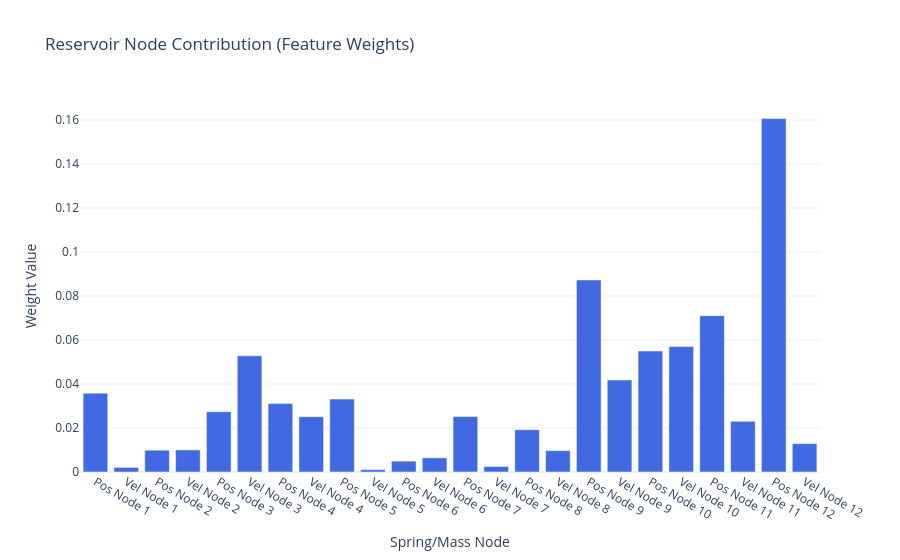
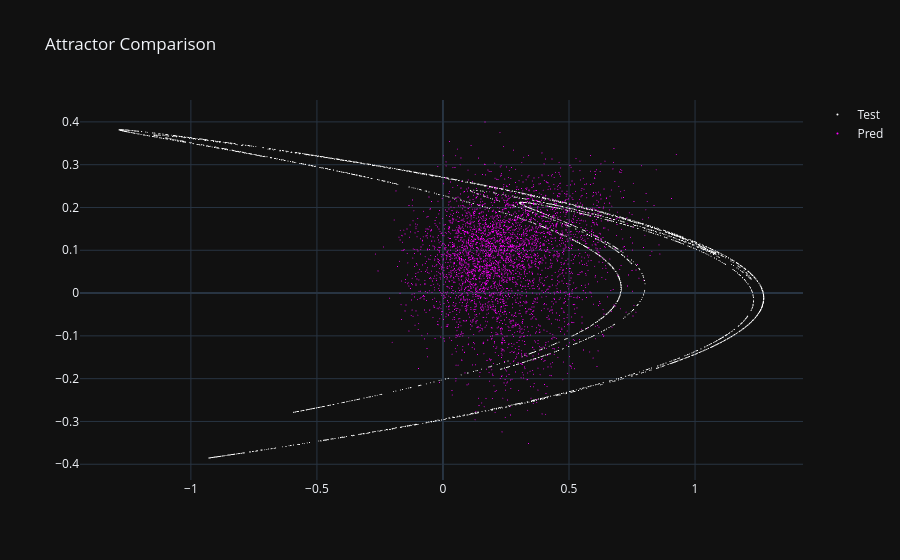
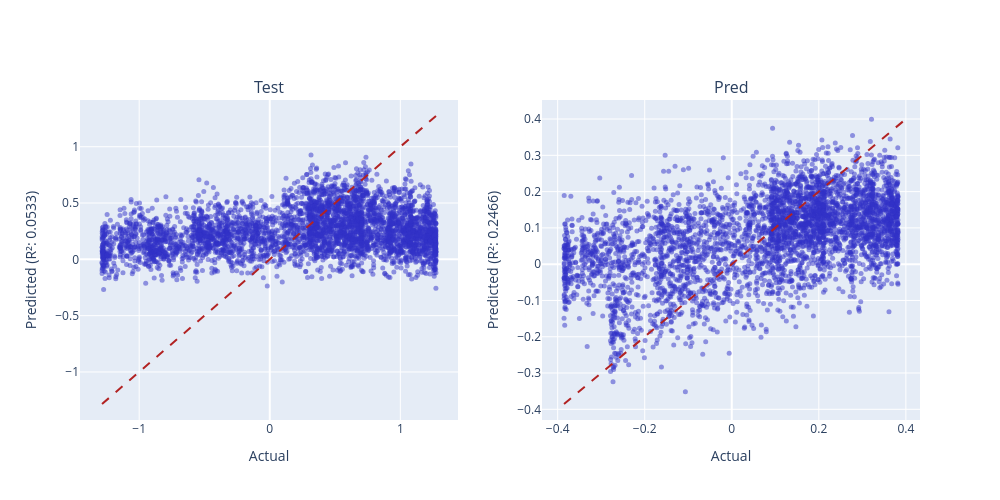

The code cell stored with these charts, in order, in its notebook:
### Code cell
Y_test, Y_pred = hyper_param_input(study.best_trials[0].params["input_force"])
weight_plot(np.linalg.norm(model.coef_, axis=0)).show()
henon_plot([Y_test, Y_pred]).show()
r_2_plots_grid(Y_test, Y_pred, ["Test", "Pred"]).show()
spring_animation(
    displacement,
    nodes_pos,
    connections_list,
    10,
    highlighted_nodes=target_nodes,
    external=True,
).show()

### Figure 1 — Plotly figure (JSON) as saved in the notebook; plotly's stock layout.template omitted (floating-point values rounded to 4 significant figures)
{"data": [{"marker": {"color": ["royalblue", "royalblue", "royalblue", "royalblue", "royalblue", "royalblue", "royalblue", "royalblue", "royalblue", "royalblue", "royalblue", "royalblue", "royalblue", "royalblue", "royalblue", "royalblue", "royalblue", "royalblue", "royalblue", "royalblue", "royalblue", "royalblue", "royalblue", "royalblue"]}, "type": "bar", "x": ["Pos Node 1", "Vel Node 1", "Pos Node 2", "Vel Node 2", "Pos Node 3", "Vel Node 3", "Pos Node 4", "Vel Node 4", "Pos Node 5", "Vel Node 5", "Pos Node 6", "Vel Node 6", "Pos Node 7", "Vel Node 7", "Pos Node 8", "Vel Node 8", "Pos Node 9", "Vel Node 9", "Pos Node 10", "Vel Node 10", "Pos Node 11", "Vel Node 11", "Pos Node 12", "Vel Node 12"], "y": [0.03584, 0.002088, 0.009927, 0.01004, 0.02742, 0.05281, 0.03109, 0.02513, 0.03314, 0.001079, 0.004948, 0.006435, 0.02518, 0.002473, 0.01925, 0.009712, 0.08728, 0.04181, 0.055, 0.05701, 0.07106, 0.02302, 0.1606, 0.0129]}], "layout": {"title": {"text": "Reservoir Node Contribution (Feature Weights)"}, "xaxis": {"title": {"text": "Spring/Mass Node"}}, "yaxis": {"title": {"text": "Weight Value"}}}}

### Figure 2 — Plotly figure (JSON) as saved in the notebook; plotly's stock layout.template omitted (floating-point values rounded to 4 significant figures; data arrays with more than 128 entries replaced by an {"elided": "..."} marker saying what was removed)
{"data": [{"marker": {"color": "white", "size": 1}, "mode": "markers", "name": "Test", "type": "scattergl", "x": {"elided": "4000 float values"}, "y": {"elided": "4000 float values"}}, {"marker": {"color": "magenta", "size": 1}, "mode": "markers", "name": "Pred", "type": "scattergl", "x": {"elided": "4000 float values"}, "y": {"elided": "4000 float values"}}], "layout": {"title": {"text": "Attractor Comparison"}}}

### Figure 3 — Plotly figure (JSON) as saved in the notebook; plotly's stock layout.template omitted (floating-point values rounded to 4 significant figures; data arrays with more than 128 entries replaced by an {"elided": "..."} marker saying what was removed)
{"data": [{"marker": {"color": "rgba(50, 50, 200, 0.5)", "size": 5}, "mode": "markers", "name": "Data", "type": "scatter", "x": {"elided": "4000 float values"}, "xaxis": "x", "y": {"elided": "4000 float values"}, "yaxis": "y"}, {"line": {"color": "firebrick", "dash": "dash"}, "mode": "lines", "name": "Ideal", "type": "scatter", "x": [-1.285, 1.273], "xaxis": "x", "y": [-1.285, 1.273], "yaxis": "y"}, {"marker": {"color": "rgba(50, 50, 200, 0.5)", "size": 5}, "mode": "markers", "name": "Data", "type": "scatter", "x": {"elided": "4000 float values"}, "xaxis": "x2", "y": {"elided": "4000 float values"}, "yaxis": "y2"}, {"line": {"color": "firebrick", "dash": "dash"}, "mode": "lines", "name": "Ideal", "type": "scatter", "x": [-0.3854, 0.3998], "xaxis": "x2", "y": [-0.3854, 0.3998], "yaxis": "y2"}], "layout": {"annotations": [{"font": {"size": 16}, "showarrow": false, "text": "Test", "x": 0.225, "xanchor": "center", "xref": "paper", "y": 1, "yanchor": "bottom", "yref": "paper"}, {"font": {"size": 16}, "showarrow": false, "text": "Pred", "x": 0.775, "xanchor": "center", "xref": "paper", "y": 1, "yanchor": "bottom", "yref": "paper"}], "height": 500, "showlegend": false, "width": 1000, "xaxis": {"anchor": "y", "domain": [0, 0.45], "title": {"text": "Actual"}}, "xaxis2": {"anchor": "y2", "domain": [0.55, 1], "title": {"text": "Actual"}}, "yaxis": {"anchor": "x", "domain": [0, 1], "title": {"text": "Predicted (R²: 0.0533)"}}, "yaxis2": {"anchor": "x2", "domain": [0, 1], "title": {"text": "Predicted (R²: 0.2466)"}}}}
